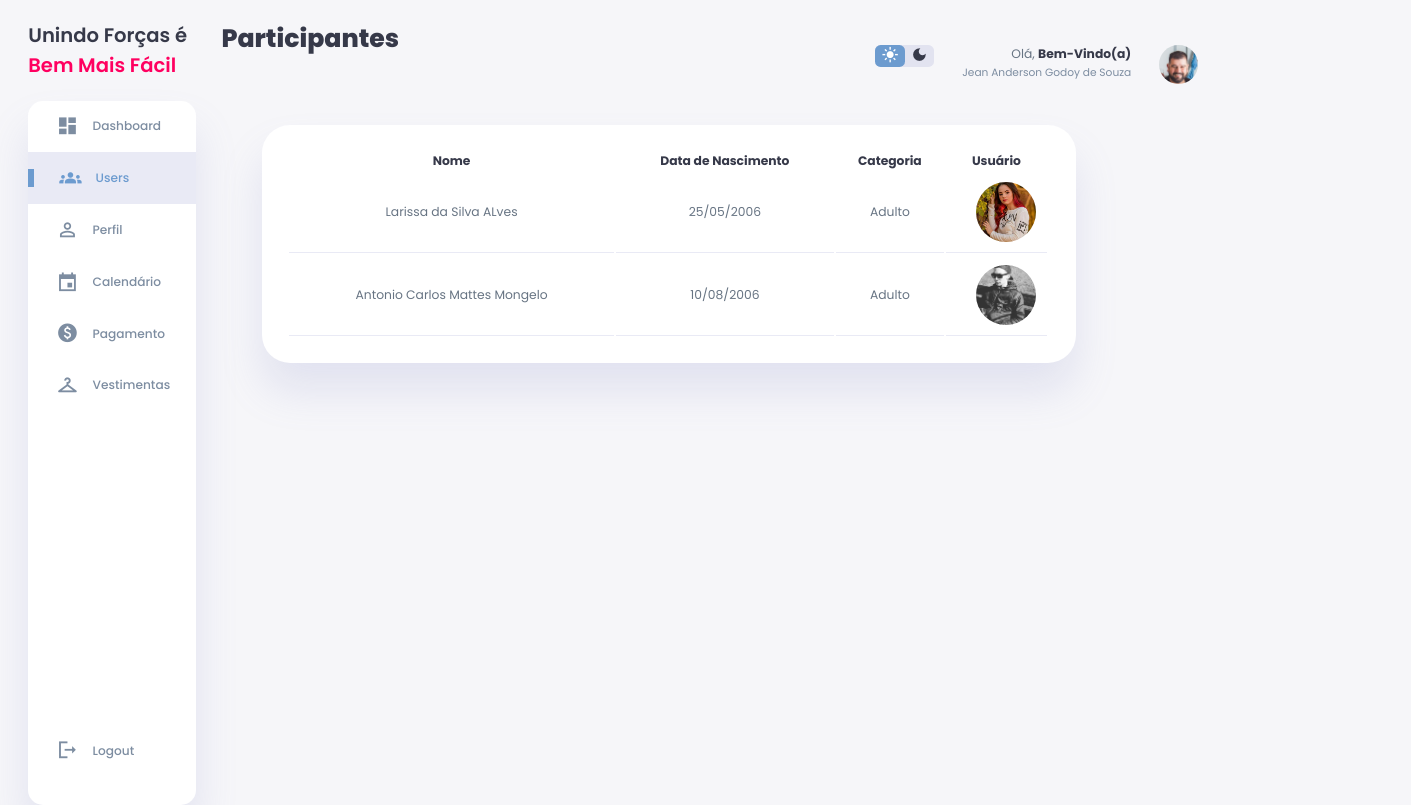
Screenshot of /usuario/participantes/index.php (signed in) with the database file from the repository.
### tables this page shows
CREATE TABLE IF NOT EXISTS `usuario` (
  `id_usuario` int NOT NULL AUTO_INCREMENT,
  `statuss` int DEFAULT NULL,
  `nome` varchar(255) DEFAULT NULL,
  `email` varchar(255) DEFAULT NULL,
  `datas` date DEFAULT NULL,
  `CPF` char(14) DEFAULT NULL,
  `RG` varchar(11) DEFAULT NULL,
  `categoria` varchar(255) NOT NULL,
  `senha` varchar(255) DEFAULT NULL,
  `telefone` varchar(11) DEFAULT NULL,
  `imagem` varchar(255) NOT NULL,
  `genero` varchar(255) NOT NULL,
  `endereco` varchar(255) NOT NULL,
  `responsavel` varchar(255) NOT NULL,
  `data_entrada` date NOT NULL,
  `tele_respon` varchar(11) NOT NULL,
  `idade` varchar(2) NOT NULL,
  `nom_dan` varchar(255) NOT NULL,
  `identidade_frente` varchar(255) NOT NULL,
  `identidade_verso` varchar(255) NOT NULL,
  PRIMARY KEY (`id_usuario`),
  KEY `id_usuario` (`id_usuario`) USING BTREE
);

### usuario/participantes/index.php (the view, shortened to what this page needs)
<?php
$conexao = conectar();
$id_usuario = $_SESSION['id_usuario'];
$sql = "SELECT * FROM usuario WHERE id_usuario = $id_usuario";
$resultado = mysqli_query($conexao, $sql);
$dados = mysqli_fetch_assoc($resultado);
function calcular_idade($data_nascimento) {
    $data_nasc = new DateTime($data_nascimento);
    $hoje = new DateTime();
    $idade = $hoje->diff($data_nasc);
    return $idade->y;
}
function determinar_categoria($idade) {
    if ($idade <= 12) {
        return 'Mirim';
    } elseif ($idade <= 17) {
        return 'Juvenil';
    } else {
        return 'Adulto';
    }
}
?>
<!DOCTYPE html>
<html lang="en">
<head>
    <link rel="stylesheet" href="css/style.css">
</head>
<body>
    <div class="container">
        <aside>
            <div class="toggle">
                <div class="logo">
                <h2>Unindo Forças é <span class="danger">Bem Mais Fácil</span></h2>
                </div>
            </div>
            <div class="sidebar">
                <a href="../dashboard.php">
                    <span class="material-icons-sharp">
                    </span>
                    <h3>Dashboard</h3>
                </a>
                <a href="../participantes" class="active">
                    <span class="material-icons-sharp">
                    </span>
                    <h3>Users</h3>
                </a>
                <a href="../perfil.php">
                    <span class="material-icons-sharp">
                    </span>
                    <h3>Perfil</h3>
                </a>
                <a href="../calen" target="_blank">
                    <span class="material-icons-sharp">
                    </span>
                    <h3>Calendário</h3>
                </a>
                <a href="../pagamento">
                    <span class="material-icons-sharp">
                    </span>
                    <h3>Pagamento</h3>
                </a>
                <a href="../acessorios">
                    <span class="material-icons-sharp">
                    </span>
                    <h3>Vestimentas</h3>
                </a>
                <a href="logout.php">
                    <span class="material-icons-sharp">
                    </span>
                    <h3>Logout</h3>
                </a>
            </div>
        </aside>
        <main>
            <h1>Participantes</h1>
            <div class="recent-orders">
                <?php
                $sql = "SELECT * FROM usuario WHERE statuss = 1";
                $resultado = mysqli_query($conexao, $sql);
                if (mysqli_num_rows($resultado) > 0) {
                    echo ' <div class="formato"><table class="table table-striped">
    <thead class="thead-info">
        <tr>
                   <th>Nome</th>
                   <th>Data de Nascimento</th>
                   <th>Categoria</th>
                   <th>Usuário</th>
                   </tr>
                   </thead>
                   <tbody>';
                    while ($row = mysqli_fetch_assoc($resultado)) {
                        $idade = calcular_idade($row['datas']);
                        $categoria = determinar_categoria($idade);
                        echo '<tr>';
                        $data = date("d/m/Y", strtotime($row['datas']));
                        echo "<td>" . $row['nome'] . "</td>";
                        echo "<td>" . $data . "</td>";
                        echo "<td>" . $categoria . "</td>";
                        echo "<td><div class='users'><img src='../../img/perfil/" . $row['imagem'] . "' ></div></td>";
                        echo '</tr>';
                    }
                } else {
                    echo 'Nenhum resultado encontrado.';
                }
                ?>
            </div>
        </main>
        <div class="right-section">
            <div class="nav">
                <div class="dark-mode">
                    <span class="material-icons-sharp ">
                    </span>
                    <span class="material-icons-sharp">
                    </span>
                </div>
                <div class="profile">
                    <div class="info">
                        <p>Olá, <b>Bem-Vindo(a)</b></p>
                        <small class="text-muted"><?php echo $dados['nome'] ?></small>
                    </div>
                    <div class="profile-photo">
                        <img src="../../img/perfil/<?php echo $dados['imagem'] ?>" alt="user">
                    </div>
                </div>
            </div>
        </div>
    </div>
</body>
</html>

### usuario/participantes/css/style.css (style rules this page uses)
:root { --color-primary: #6C9BCF; --color-danger: #FF0060; --color-success: #1B9C85; --color-warning: #F7D060; --color-white: #fff; --color-info-dark: #7d8da1; --color-dark: #363949; --color-light: rgba(132, 139, 200, 0.18); --color-dark-variant: #677483; --color-background: #f6f6f9; --card-border-radius: 2rem; --border-radius-1: 0.4rem; --border-radius-2: 1.2rem; --card-padding: 1.8rem; --padding-1: 1.2rem; --box-shadow: 0 2rem 3rem var(--color-light); }
* { margin: 0; padding: 0; outline: 0; appearance: 0; border: 0; text-decoration: none; box-sizing: border-box; }
html { font-size: 14px; }
body { width: 100vw; height: 100vh; font-family: 'Poppins', sans-serif; font-size: 0.88rem; user-select: none; overflow-x: hidden; color: var(--color-dark); background-color: var(--color-background); }
a { color: var(--color-dark); }
img { display: block; width: 100%; object-fit: cover; }
h1 { font-weight: 800; font-size: 1.8rem; }
h2 { font-weight: 600; font-size: 1.4rem; }
h3 { font-weight: 500; font-size: 0.87rem; }
small { font-size: 0.76rem; }
p { color: var(--color-dark-variant); }
b { color: var(--color-dark); }
.text-muted { color: var(--color-info-dark); }
.danger { color: var(--color-danger); }
.container { display: grid; width: 96%; margin: 0 auto; gap: 1.8rem; grid-template-columns: 12rem auto 23rem; }
aside { height: 100vh; }
aside .toggle { display: flex; align-items: center; justify-content: space-between; margin-top: 1.4rem; }
aside .toggle .logo { display: flex; gap: 0.5rem; }
aside .sidebar { display: flex; flex-direction: column; background-color: var(--color-white); box-shadow: var(--box-shadow); border-radius: 15px; height: 88vh; position: relative; top: 1.5rem; transition: all 0.3s ease; }
aside .sidebar a { display: flex; align-items: center; color: var(--color-info-dark); height: 3.7rem; gap: 1rem; position: relative; margin-left: 2rem; transition: all 0.3s ease; }
aside .sidebar a span { font-size: 1.6rem; transition: all 0.3s ease; }
aside .sidebar a:last-child { position: absolute; bottom: 2rem; width: 100%; }
aside .sidebar a.active { width: 100%; color: var(--color-primary); background-color: var(--color-light); margin-left: 0; }
aside .sidebar a.active::before { content: ''; width: 6px; height: 18px; background-color: var(--color-primary); }
aside .sidebar a.active span { color: var(--color-primary); margin-left: calc(1rem - 3px); }
main { margin-top: 1.4rem; }
main .recent-orders { margin-top: 1.3rem; }
main .recent-orders table { background-color: var(--color-white); width: 100%; padding: var(--card-padding); text-align: center; box-shadow: var(--box-shadow); border-radius: var(--card-border-radius); transition: all 0.3s ease; position: relative; margin-top: 5%; left: 5%; }
main table tbody td { height: 2.8rem; border-bottom: 1px solid var(--color-light); color: var(--color-dark-variant); padding: 10px 0 10px 0; }
.right-section { margin-top: 1.4rem; }
.right-section .nav { display: flex; justify-content: end; gap: 2rem; position: relative; left: 20%; margin-top: -4%; }
.right-section .dark-mode { background-color: var(--color-light); display: flex; justify-content: space-between; align-items: center; height: 1.6rem; width: 4.2rem; cursor: pointer; border-radius: var(--border-radius-1); }
.right-section .dark-mode span { font-size: 1.2rem; width: 50%; height: 100%; display: flex; align-items: center; justify-content: center; }
.right-section .dark-mode span.active { background-color: var(--color-primary); color: white; border-radius: var(--border-radius-1); }
.right-section .nav .profile { display: flex; gap: 2rem; text-align: right; }
.right-section .nav .profile .profile-photo { width: 2.8rem; height: 2.8rem; border-radius: 50%; overflow: hidden; }
.users { position: relative; width: 60px; height: 60px; left: 30%; margin-top: 0%; border-radius: 50%; overflow: hidden; cursor: pointer; }
.users img { position: absolute; top: 0; left: 0; width: 100%; height: 100%; object-fit: cover; }

### rows the page displays
usuario: nome "Larissa da Silva ALves", datas "25/05/2006", datas "Adulto", imagem (picture)
usuario: nome "Antonio Carlos Mattes Mongelo", datas "10/08/2006", datas "Adulto", imagem (picture)
usuario: nome "Jean Anderson Godoy de Souza", imagem (picture)
